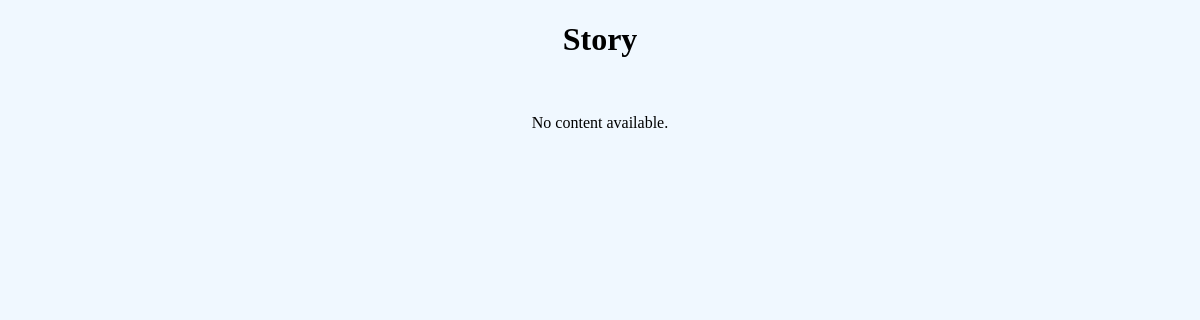
Page /story/ on the earlier database version.
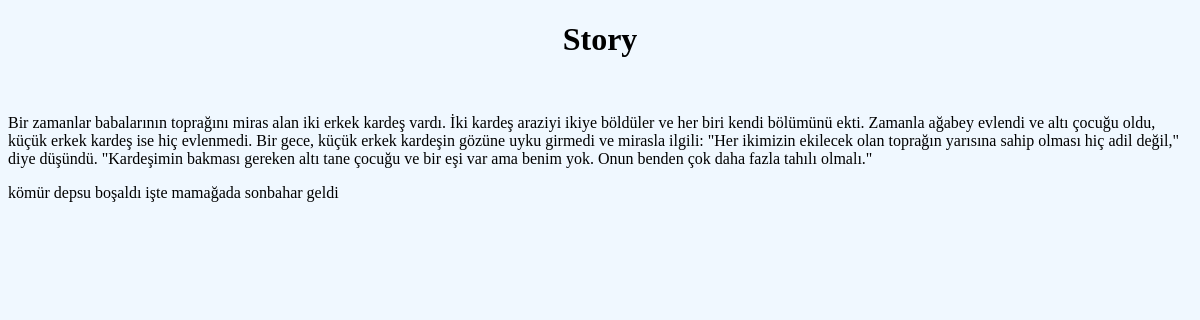
Same page on the later database version.
### LongStoryApp/models.py (models this page shows)
class story(models.Model):
    story_shown = models.TextField(default="")
    class Meta:
        verbose_name_plural = "story"

### LongStoryApp/views.py (the view)
# urls.py: path("story/", views.story_show, name = "story"),
def story_show(request):
    story_model = story.objects.all()
    return render(request, 'LongStoryApp/story.html',{
        'context':story_model
    })

### LongStoryApp/templates/LongStoryApp/story.html (shortened to what this page needs)
{% load static %}
<!DOCTYPE html>
<html lang="en">
<head>
    <link rel="stylesheet" href="{% static 'css/styleStory.css' %}">
</head>
<body>
    <div>
    <h1 class="text">Story</h1>
    <br>
    {% if context %}
        {% for stor in context %}
            <p>{{stor.story_shown}}</p>
        {% endfor %}
    {% else %}
        <p class="text">No content available.</p>
    {% endif %}
    </div>
</body>
</html>

### LongStoryApp/static/css/styleStory.css (style rules this page uses)
body { background-color: aliceblue; }
.text { text-align: center; }

Differences in the rows shown:
added story: story_shown "Bir zamanlar babalarının toprağını miras alan iki erkek kardeş vardı. İki kardeş araziyi ikiye böldüler ve her biri kendi bölümünü ekti. Zamanla ağabey evlendi ve altı çocuğu oldu, küçük erkek kardeş ise hiç evlenmedi. Bir gece, küçük erkek kardeşin gözüne uyku girmedi ve mirasla ilgili: \"Her ikimizin ekilecek olan toprağın yarısına sahip olması hiç adil değil,\" diye düşündü. \"Kardeşimin bakması gereken altı tane çocuğu ve bir eşi var ama benim yok. Onun benden çok daha fazla tahılı olmalı.\""
added story: story_shown "kömür depsu boşaldı işte mamağada sonbahar geldi"
Other differences:
text no longer shown: "No content available."
